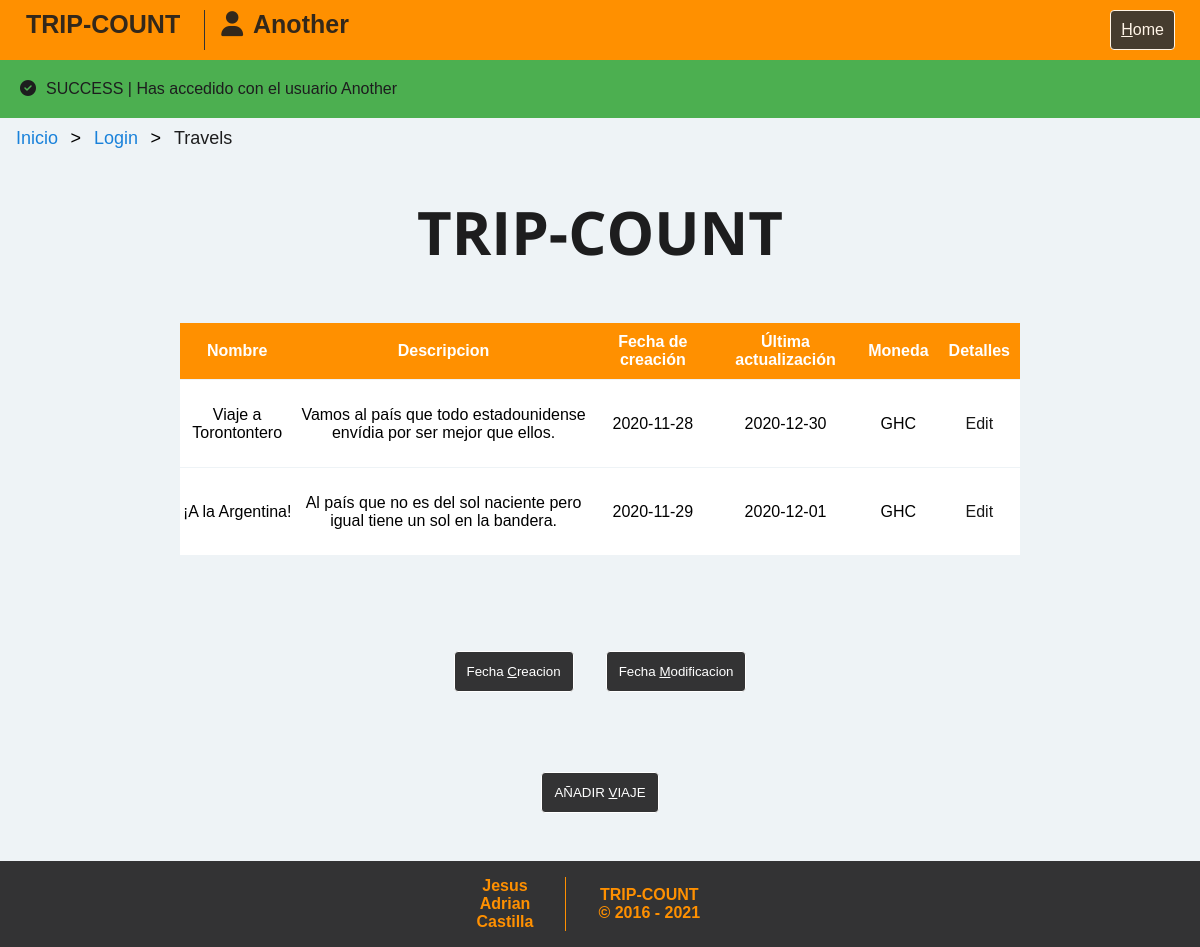
The page /home.php (signed in) on the database its author committed.
### tables this page shows
CREATE TABLE travels (
	id_travel MEDIUMINT NOT NULL AUTO_INCREMENT,
	t_name VARCHAR(100) NOT NULL,
	t_description VARCHAR(500) NOT NULL,
	t_creation DATE NOT NULL,
	t_update DATE NOT NULL,
	id_currency MEDIUMINT,
	FOREIGN KEY(id_currency) references currency(id_currency),
	PRIMARY KEY(id_travel)
);

CREATE TABLE currency (
	id_currency MEDIUMINT NOT NULL AUTO_INCREMENT,
	country VARCHAR(100),
	currency VARCHAR(100),
	code VARCHAR(100),
	symbol VARCHAR(100),
	PRIMARY KEY(id_currency)
);

### home.php (the view, shortened to what this page needs)
<!DOCTYPE html>
<html>
<head>
    <link href="//netdna.bootstrapcdn.com/font-awesome/3.2.1/css/font-awesome.css" rel="stylesheet">
    <link rel="stylesheet" href="styles/home.css">
    <link rel="stylesheet" href="styles/main.css">
    <?php include_once(dirname(__DIR__).'/Trip-Count/static/php/functions.php'); ?>
</head>
<body>
<?php include_once(dirname(__DIR__).'/Trip-Count/static/php/functions.php'); ?>
  <?php include_once(dirname(__DIR__) . "/Trip-Count/static/header.php");?>
  <div><?php systemMSG('success', 'Has accedido con el usuario ' . $_SESSION["name"])?></div>
  <ul class="breadcrumb">
    <li><a href="index.php">Inicio</a></li>
    <li><a href="login.php">Login</a></li>
    <li>Travels</li>
</ul>
  <section class="container main-content">
        <h1>TRIP-COUNT </h1>
    <div class="container espacidotabla">
            <?php
            $hostname = "localhost";
            $dbname = "tripcount";
            $username = "proyecto";
            $password = "P@ssw0rd";
            $pdo = new PDO("mysql:host=$hostname;dbname=$dbname", $username, $password);
            ?>
            <table class='tabla'>
                <thead class="alert-info">
                    <tr>
                        <th>Nombre</th>
                        <th>Descripcion</th>
                        <th>Fecha de creación</th>
                        <th>Última actualización</th>
                        <th>Moneda</th>
                        <th>Detalles</th>
                    </tr>
                </thead>
                <tbody>
                    <?php
                    if(ISSET($_POST['t_creation'])){
                        $query = $pdo->prepare("SELECT id_travel, t_name, t_description, t_creation, t_update, code FROM travels tra LEFT JOIN currency cur ON tra.id_currency = cur.id_currency WHERE id_travel IN (SELECT id_travel FROM users_travels WHERE id_user = :id_user) ORDER BY `t_creation` ASC");
                        $query->bindParam(':id_user', $_SESSION['user_id']);
                        $query->execute();
                        systemMSG('info', 'Se ha ordenado por fecha de creacion ');
                        while($row = $query->fetch()){
                           echo "<tr onclick='details(".$row['id_travel'].")' id='".$row['id_travel']."'>
                            <td>".$row['t_name']."</td>
                            <td>".$row['t_description']."</td>
                            <td>".$row['t_creation']."</td>
                            <td>".$row['t_update']."</td>
                            <td>".$row['code']."</td>
                            <td><a href='edit_trip.php?id_travel=".$row['id_travel']."'>Edit</a></td>
                            </tr>";
                            $details_query = $pdo->prepare("SELECT expense_date, amount, name FROM expenses exp LEFT JOIN user_expenses ue ON exp.id_expense = ue.id_expense LEFT JOIN users u ON ue.id_user = u.id_user WHERE id_travel = :id ORDER by 1");
                            $details_query->bindParam(':id', $row['id_travel']);
                            $details_query->execute();
                            while($details_row = $details_query->fetch()){
                                echo "<tr class = 'details details".$row['id_travel']."'>
                                <td>Data despesa: ".$details_row['expense_date']."</td>
                                <td>Quantitat: ".$details_row['amount']."</td>
                                <td>Usuari: ".$details_row['name']."</td>
                                </tr>";
                            }
                            $total_query = $pdo->prepare("SELECT sum(amount) FROM expenses WHERE id_travel = :id GROUP BY id_travel");
                            $total_query->bindParam(':id', $row['id_travel']);
                            $total_query->execute();
                            $found = False;
                            while($total = $total_query->fetch()){
                                $found = True;
                                echo "
                                <tr class = 'details details".$row['id_travel']."'>
                                <td>Despesa total: ".$total['sum(amount)']."</td>
                                <td><a href='./enter_payments.php'>Afegir pagament</a></td>
                                <td><a href=''>Gestionar usuaris</a></td>
                                <td><a href='./balanç.php'>Balanç</a></td>
                                </tr>";
                            }
                            if ($found == False) {
                                echo "
                                <tr class = 'details details".$row['id_travel']."'>
                                <td>Despesa total: 0</td>
                                <td><a href='./enter_payments.php'>Afegir pagament</a></td>
                                <td><a href=''>Gestionar usuaris</a></td>
                                <td><a href='./balanç.php'>Balanç</a></td>
                                </tr>";
                            }
                        }
                    }else{
                        $query = $pdo->prepare("SELECT id_travel, t_name, t_description, t_creation, t_update, code FROM travels tra LEFT JOIN currency cur ON tra.id_currency = cur.id_currency WHERE id_travel IN (SELECT id_travel FROM users_travels WHERE id_user = :id_user) ORDER BY `id_travel` ASC");
                        $query->bindParam(':id_user', $_SESSION['user_id']);
                        $query->execute();
                        while($row = $query->fetch()){
                           echo "<tr onclick='details(".$row['id_travel'].")' id='".$row['id_travel']."'>
                            <td>".$row['t_name']."</td>
                            <td>".$row['t_description']."</td>
                            <td>".$row['t_creation']."</td>
                            <td>".$row['t_update']."</td>
                            <td>".$row['code']."</td>
                            <td><a href='edit_trip.php?id_travel=".$row['id_travel']."'>Edit</a></td>
                            </tr>";
                        }
                    }
        ?></p>
<p> </tbody><br />
</table></p>
</div>
<div>
   <form method="POST" action=""><br/>
        <button  class="button aviaje" name="t_creation" accesskey="c">Fecha <u>C</u>reacion</button>
        <button  class="button aviaje" name="t_update" accesskey="m">Fecha <u>M</u>odificacion</button>
    </form>
</div>
    <button class="button aviaje" onclick="wraper()" id="btnAÃ±adirViaje" accesskey="v"> <span>AÑADIR <u>V</u>IAJE</span></button>
  </section>
  <?php include_once(dirname(__DIR__) . "/Trip-Count/static/footer.php");?>
</body>
</html>

### styles/home.css (style rules this page uses)
* { margin: 0; padding: 0; box-sizing: border-box; }
html { font: normal 16px sans-serif; color: #1D1D1E; }
a { text-decoration: none; color: inherit; cursor: pointer; opacity: 0.9; }
section { display: flex; flex-direction: column; align-items: center; }
.container { min-height: 100%; color: #1D1D1E; text-align: center; }
.container h1 { font: bold 60px 'Open Sans', sans-serif; margin-bottom: 2rem; margin-top: 2rem; }
.tabla { border-collapse: collapse; color: #fff; width: 100%; height: 100%; }
.espacidotabla { display: flex; flex-direction: column; justify-content: center; width: 70%; height: 250px; }
th { background-color: #FF9000; padding: 10px; }
td { background: #fff; color: #000; border-top: 1px solid #EEF3F6; }
form { display: flex; justify-content: center; margin-top: 2rem; }

### styles/main.css (style rules this page uses)
* { margin: 0; font-family: Arial, Helvetica, sans-serif; }
html { height: 100%; }
body { overflow-x: hidden; display: flex; flex-direction: column; min-height: 100%; background: #EEF3F6; }
ul.breadcrumb { padding: 10px 16px; list-style: none; }
ul.breadcrumb li { display: inline; font-size: 18px; }
ul.breadcrumb li+li:before { padding: 8px; color: black; content: ">\00a0"; }
ul.breadcrumb li a { color: #0275d8; text-decoration: none; }
.button { background-color: #333334; border: solid 1px white; color: white; transition: 0.5s; padding: 10px; border-radius: 4px; cursor:pointer }
.button span { cursor: pointer; display: inline-block; position: relative; transition: 0.5s; }
.button span:after { content: '\00bb'; position: absolute; opacity: 0; top: 0; right: -50px; transition: 0.5s; }
ul { list-style: none; }
.main-content { display: flex; align-items: center; flex: 1 0 auto; flex-direction: column; justify-content: center; }
span::before { margin-right: 10px; }
.aviaje { margin: 1rem; margin-top: 4rem; padding: 12px; border-radius: 4px; }
.aviaje span::after { font-family: FontAwesome; content: "\f055"; }

### rows shown on the page
travels: t_name "Viaje a Torontontero", t_description "Vamos al país que todo estadounidense envídia por ser mejor que ellos.", t_creation "2020-11-28", t_update "2020-12-30", id_currency.code "GHC"
travels: t_name "¡A la Argentina!", t_description "Al país que no es del sol naciente pero igual tiene un sol en la bandera.", t_creation "2020-11-29", t_update "2020-12-01", id_currency.code "GHC"

### other values the page prints
$_SESSION["name"] "Another"
$msg "Has accedido con el usuario Another"
